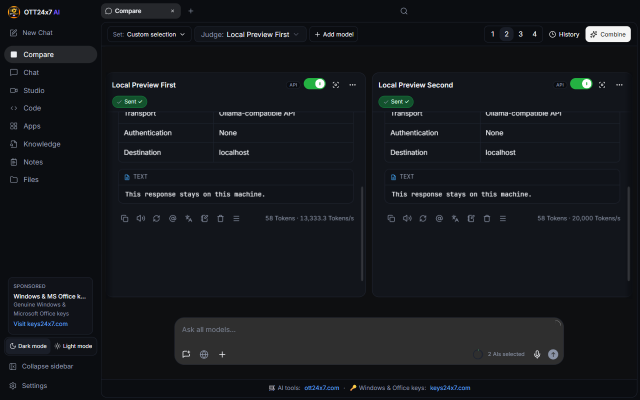
#> input picture .context/match-lovable/api-sent-dark-1280x800.png, 1280 x 800 px, given in place of four-web-dark-1920x1080.png, which was not available (shown at 1/2 size)
$ python build-comparisons.py
#> lines starting #> are read from the running program, lines starting #| are printed output that depends on the picture
from pathlib import Path
from PIL import Image, ImageDraw, ImageFont

root = Path(__file__).resolve().parent
scenarios = ["four-web", "api-sent", "final-open"]
sizes = [(1920, 1080), (1280, 800)]
font_path = Path("C:/Windows/Fonts/segoeui.ttf")
font = ImageFont.truetype(str(font_path), 20) if font_path.exists() else ImageFont.load_default()
for scenario in scenarios:
    for width, height in sizes:
        gap, label_h, row_gap = 24, 38, 14
        sheet = Image.new("RGB", (2 * width + gap, 2 * (height + label_h) + row_gap), "#eef0f4")
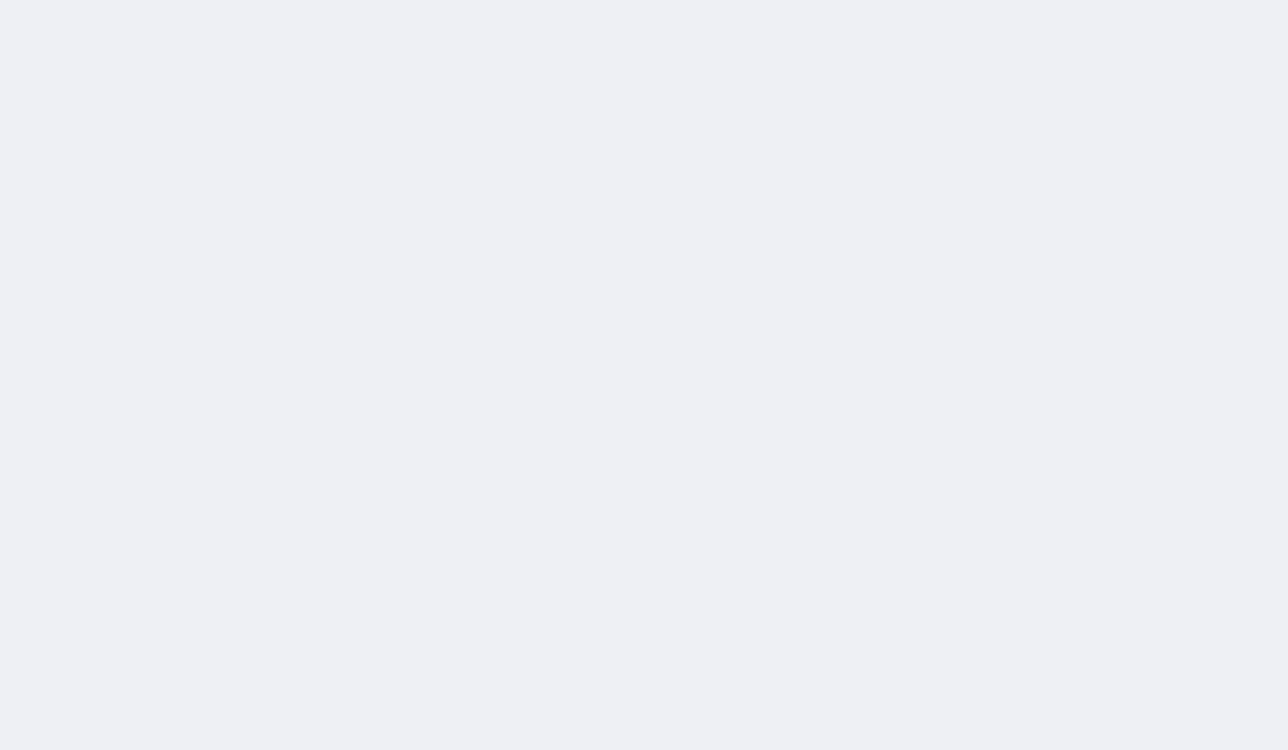
#> sheet: PIL image 3864x2250 RGB (shown at 1/3 size); mean R, G, B 238, 240, 244
        draw = ImageDraw.Draw(sheet)
        for row, theme in enumerate(("dark", "light")):
            top = row * (height + label_h + row_gap)
            left_prod = root / f"{scenario}-{theme}-{width}x{height}.png"
            left_proto = root / f"prototype-{scenario}-{theme}-{width}x{height}.png"
            with Image.open(left_prod) as im:
#> im is the input picture: PIL image 1280x800 RGB; mean R, G, B 21.8, 24.4, 28.8
                sheet.paste(im.convert("RGB"), (0, top + label_h))
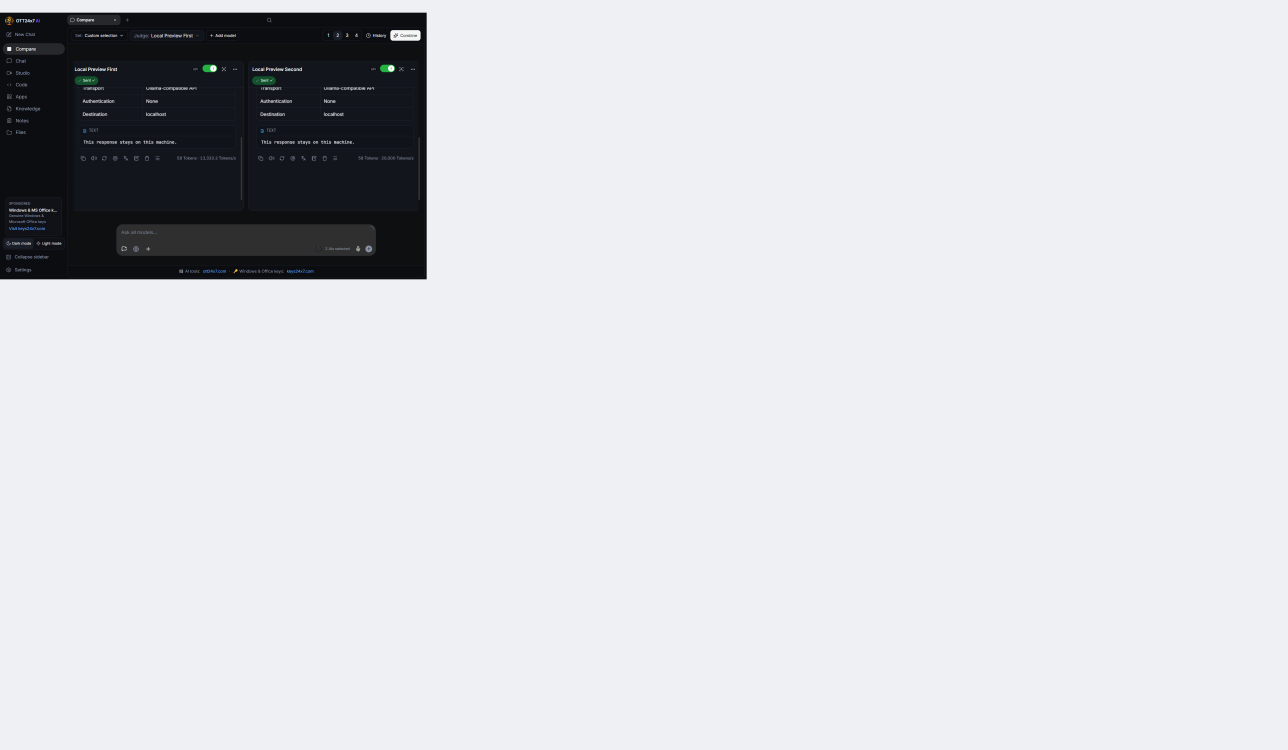
#> sheet: PIL image 3864x2250 RGB (shown at 1/3 size); mean R, G, B 212.5, 214.6, 218.6
            with Image.open(left_proto) as im:
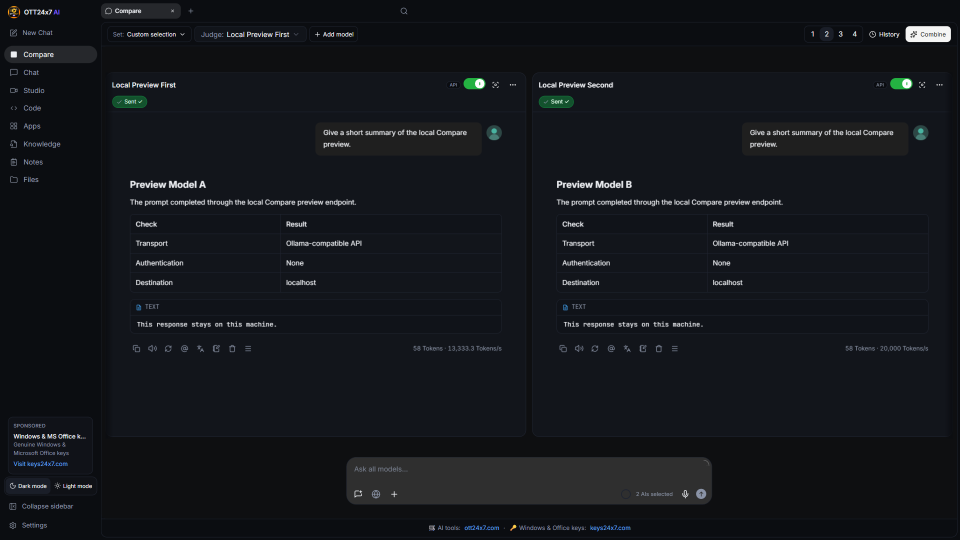
#> input picture .context/match-lovable/api-sent-dark-1920x1080.png, 1920 x 1080 px, given in place of prototype-four-web-dark-1920x1080.png, which was not available (shown at 1/2 size)
#> im is the input picture: PIL image 1920x1080 RGB; mean R, G, B 20.2, 22.8, 27.5
                sheet.paste(im.convert("RGB"), (width + gap, top + label_h))
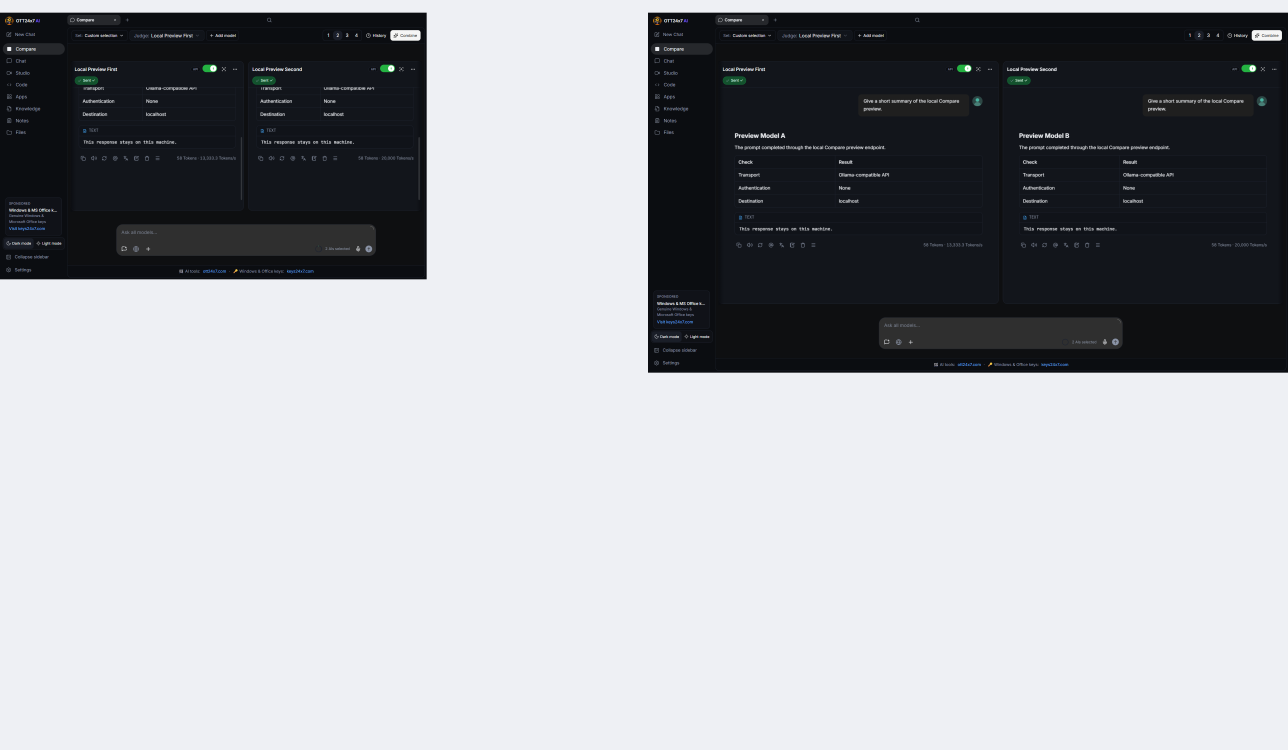
#> sheet: PIL image 3864x2250 RGB (shown at 1/3 size); mean R, G, B 160.6, 162.8, 167
#> (the run stopped early here; a loop or call above may not have finished)
